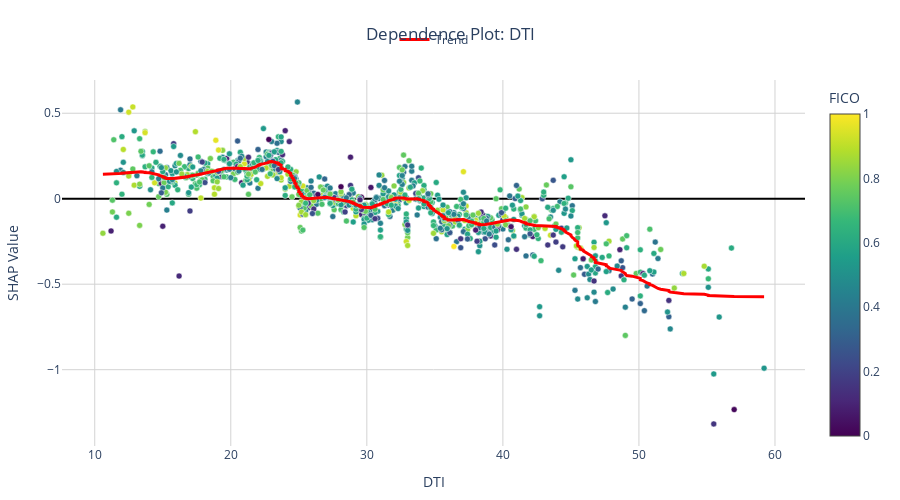

The notebook cell saved with this chart:
### Code cell
# DTI dependence
fig = interp.plot_dependence('DTI')
fig.show()

print("\nInterpretation: Higher DTI typically reduces booking probability")

### Figure 1 — Plotly figure (JSON) as saved in the notebook; plotly's stock layout.template omitted (floating-point values rounded to 4 significant figures; data arrays with more than 128 entries replaced by an {"elided": "..."} marker saying what was removed)
{"data": [{"hovertemplate": "<b>DTI</b>: %{x:.2f}<br>SHAP: %{y:.4f}<extra></extra>", "marker": {"color": {"elided": "1000 float values"}, "colorbar": {"title": {"text": "FICO"}}, "colorscale": [[0.0, "#440154"], [0.1111, "#482878"], [0.2222, "#3e4989"], [0.3333, "#31688e"], [0.4444, "#26828e"], [0.5556, "#1f9e89"], [0.6667, "#35b779"], [0.7778, "#6ece58"], [0.8889, "#b5de2b"], [1.0, "#fde725"]], "line": {"color": "white", "width": 0.5}, "showscale": true, "size": 6}, "mode": "markers", "showlegend": false, "type": "scatter", "x": {"elided": "1000 float values"}, "y": {"elided": "1000 float values"}}, {"hoverinfo": "skip", "line": {"color": "red", "width": 3}, "mode": "lines", "name": "Trend", "showlegend": true, "type": "scatter", "x": {"elided": "1000 float values"}, "y": {"elided": "1000 float values"}}], "layout": {"height": 500, "hovermode": "closest", "legend": {"orientation": "h", "x": 0.5, "xanchor": "center", "y": 1.15, "yanchor": "top"}, "margin": {"b": 50, "l": 50, "r": 50, "t": 80}, "plot_bgcolor": "white", "title": {"text": "Dependence Plot: DTI", "x": 0.5, "xanchor": "center"}, "xaxis": {"gridcolor": "lightgray", "gridwidth": 1, "showgrid": true, "title": {"text": "DTI"}}, "yaxis": {"gridcolor": "lightgray", "gridwidth": 1, "showgrid": true, "title": {"text": "SHAP Value"}, "zeroline": true, "zerolinecolor": "black", "zerolinewidth": 2}}}
